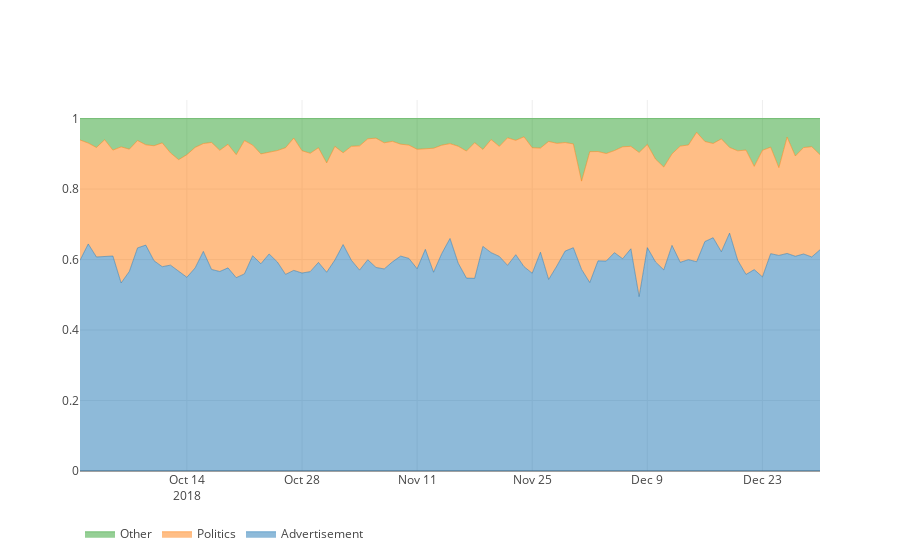

Notebook code cell kept with this figure:
### Markdown cell above
# Topical Distribution Spread from Organic Posts Before and After teh Election

### Code cell
fig = go.Figure(data=data, layout=layout)
iplot(fig)
